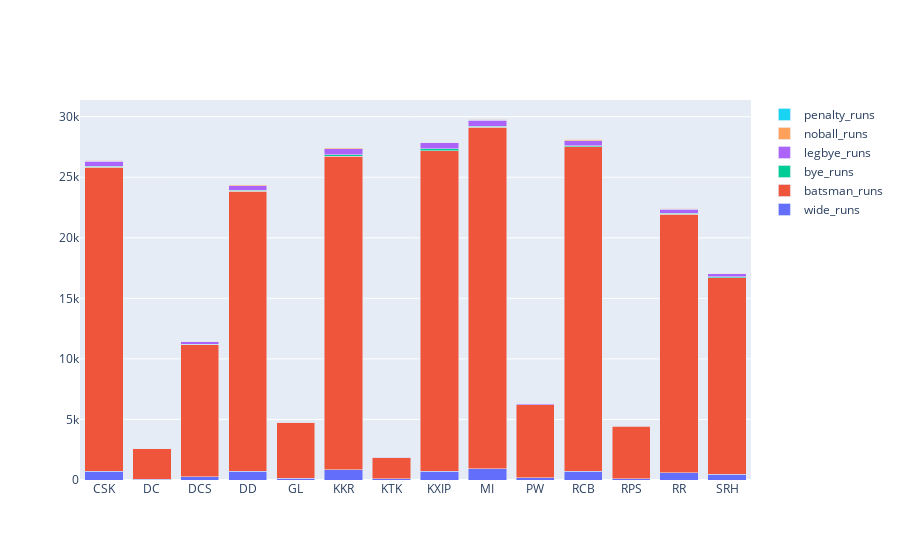

Here is the notebook cell this chart was saved with:
### Code cell
configure_plotly_browser_state()
%matplotlib
trace1 = go.Bar(
    x=x.index,
    y=x['wide_runs'],
    name='wide_runs'
)
trace4 = go.Bar(
    x=x.index,
    y=x['bye_runs'],
    name='bye_runs'
)
trace5 = go.Bar(
    x=x.index,
    y=x['legbye_runs'],
    name='legbye_runs'
)
trace6 = go.Bar(
    x=x.index,
    y=x['noball_runs'],
    name='noball_runs'
)
trace7 = go.Bar(
    x=x.index,
    y=x['penalty_runs'],
    name='penalty_runs'
)
trace2 = go.Bar(
    x=x.index,
    y=x['batsman_runs'],
    name='batsman_runs'
)

data = [trace1, trace2,trace4,trace5,trace6,trace7]
layout = go.Layout(
    barmode='stack'
)

fig = go.Figure(data=data, layout=layout)
py.iplot(fig, filename='stacked-bar')

### Figure 1 — Plotly figure (JSON) as saved in the notebook; plotly's stock layout.template omitted (floating-point values rounded to 4 significant figures)
{"data": [{"y": [716, 45, 279, 716, 134, 852, 89, 728, 948, 169, 725, 118, 601, 456], "x": ["CSK", "DC", "DCS", "DD", "GL", "KKR", "KTK", "KXIP", "MI", "PW", "RCB", "RPS", "RR", "SRH"], "type": "bar", "name": "wide_runs"}, {"y": [25104, 2530, 10885, 23115, 4629, 25895, 1758, 26468, 28164, 6040, 26775, 4332, 21341, 16250], "x": ["CSK", "DC", "DCS", "DD", "GL", "KKR", "KTK", "KXIP", "MI", "PW", "RCB", "RPS", "RR", "SRH"], "type": "bar", "name": "batsman_runs"}, {"y": [92, 6, 50, 83, 8, 117, 7, 150, 97, 19, 97, 14, 73, 71], "x": ["CSK", "DC", "DCS", "DD", "GL", "KKR", "KTK", "KXIP", "MI", "PW", "RCB", "RPS", "RR", "SRH"], "type": "bar", "name": "bye_runs"}, {"y": [416, 41, 200, 391, 74, 469, 36, 483, 510, 106, 433, 61, 330, 235], "x": ["CSK", "DC", "DCS", "DD", "GL", "KKR", "KTK", "KXIP", "MI", "PW", "RCB", "RPS", "RR", "SRH"], "type": "bar", "name": "legbye_runs"}, {"y": [90, 8, 49, 73, 17, 86, 11, 64, 90, 24, 96, 8, 86, 47], "x": ["CSK", "DC", "DCS", "DD", "GL", "KKR", "KTK", "KXIP", "MI", "PW", "RCB", "RPS", "RR", "SRH"], "type": "bar", "name": "noball_runs"}, {"y": [0, 0, 0, 10, 0, 0, 0, 0, 0, 0, 0, 0, 0, 0], "x": ["CSK", "DC", "DCS", "DD", "GL", "KKR", "KTK", "KXIP", "MI", "PW", "RCB", "RPS", "RR", "SRH"], "type": "bar", "name": "penalty_runs"}], "layout": {"barmode": "stack"}}
